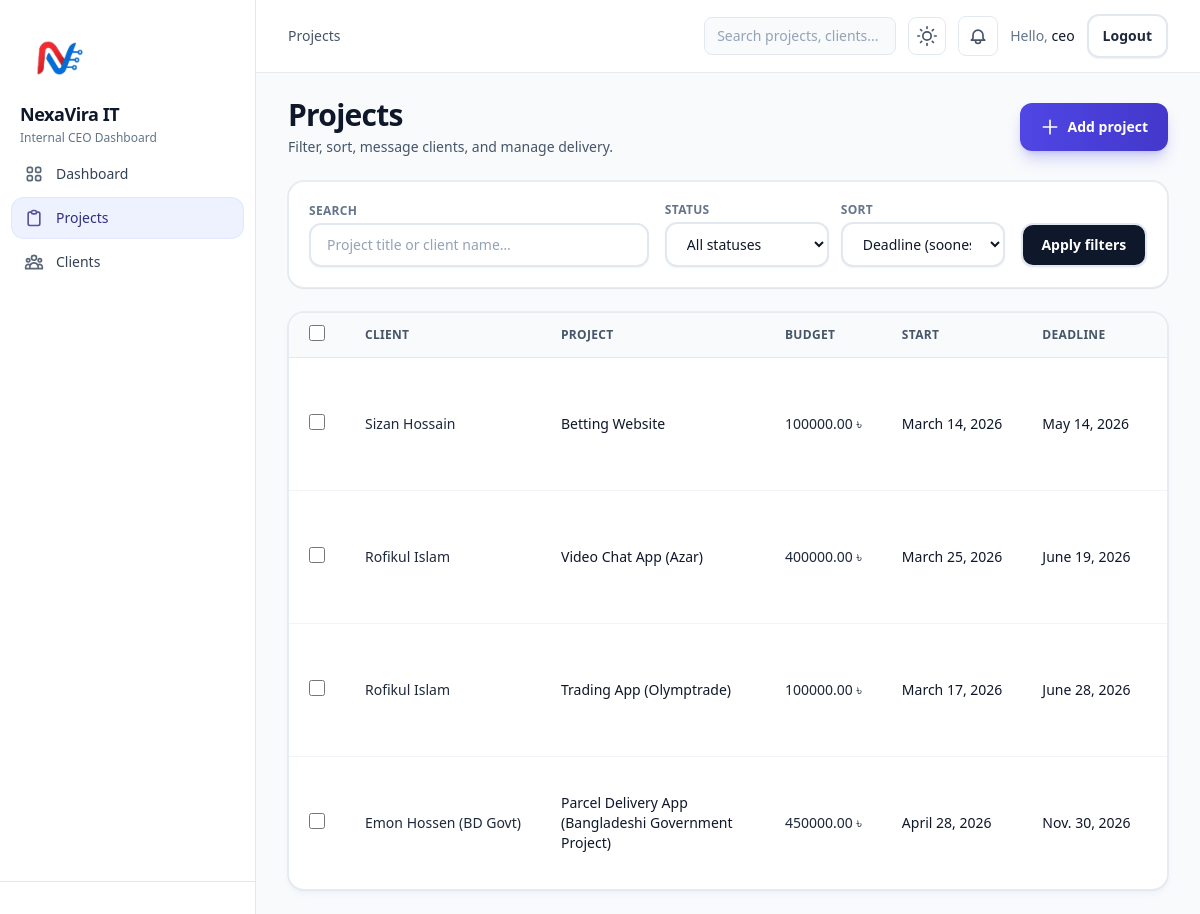
Page /projects/ (signed in) on the committed database.
### projects/models.py (models this page shows, shortened)
class Project(models.Model):
    class Status(models.TextChoices):
        ACTIVE = "active", "Active"
        COMPLETED = "completed", "Completed"
    client = models.ForeignKey(Client, on_delete=models.PROTECT, related_name="projects")
    title = models.CharField(max_length=255)
    description = models.TextField(blank=True, help_text="Project description and notes")
    budget = models.DecimalField(max_digits=12, decimal_places=2, default=0)
    start_date = models.DateField()
    deadline = models.DateField()
    status = models.CharField(max_length=16, choices=Status.choices, default=Status.ACTIVE)
    created_at = models.DateTimeField(auto_now_add=True)
    updated_at = models.DateTimeField(auto_now=True)
    class Meta:
        ordering = ["deadline", "title"]
        indexes = [
            models.Index(fields=["status", "deadline"]),
        ]

### clients/models.py (models this page shows, shortened)
class Client(models.Model):
    name = models.CharField(max_length=255)
    phone = models.CharField(
        max_length=32,
        blank=True,
        help_text="WhatsApp phone in international format (digits only preferred), e.g. 15551234567",
    )
    messenger_username = models.CharField(max_length=255, blank=True)
    created_at = models.DateTimeField(auto_now_add=True)
    updated_at = models.DateTimeField(auto_now=True)
    class Meta:
        ordering = ["name"]

### projects/views.py (the view)
# urls.py: path("", views.ProjectListView.as_view(), name="list"),
class ProjectListView(CeoRequiredMixin, ListView):
    model = Project
    template_name = "projects/list.html"
    context_object_name = "projects"
    paginate_by = 25
    def get_queryset(self):
        qs = Project.objects.select_related("client").all()
        status = (self.request.GET.get("status") or "").strip().lower()
        if status in (Project.Status.ACTIVE, Project.Status.COMPLETED):
            qs = qs.filter(status=status)
        q = (self.request.GET.get("q") or "").strip()
        if q:
            qs = qs.filter(Q(title__icontains=q) | Q(client__name__icontains=q))
        sort = (self.request.GET.get("sort") or "").strip().lower()
        if sort == "deadline":
            qs = qs.order_by("deadline", "title")
        elif sort == "-deadline":
            qs = qs.order_by("-deadline", "title")
        elif sort == "budget":
            qs = qs.order_by("budget", "deadline")
        elif sort == "-budget":
            qs = qs.order_by("-budget", "deadline")
        else:
            qs = qs.order_by("deadline", "title")
        return qs
    def get_context_data(self, **kwargs):
        ctx = super().get_context_data(**kwargs)
        ctx["status_filter"] = (self.request.GET.get("status") or "").strip().lower()
        ctx["q"] = (self.request.GET.get("q") or "").strip()
        ctx["sort"] = (self.request.GET.get("sort") or "").strip().lower()
        return ctx

### accounts/mixins.py (called while the page is built)
    def dispatch(self, request: HttpRequest, *args, **kwargs) -> HttpResponse:
        if not request.user.is_authenticated:
            return redirect(f"{reverse('accounts:login')}?next={request.path}")
        if not request.user.is_active or not request.user.is_superuser:
            return redirect("accounts:login")
        return super().dispatch(request, *args, **kwargs)

### templates/projects/list.html (shortened to what this page needs)
{% extends "base.html" %}
{% load static %}
{% block header %}
  <div class="text-sm font-medium text-slate-600">Projects</div>
{% endblock %}
{% block content %}
  <div class="flex flex-col gap-4 sm:flex-row sm:items-end sm:justify-between">
    <div>
      <h1 class="text-2xl font-bold tracking-tight text-slate-900 dark:text-slate-100 sm:text-3xl">Projects</h1>
      <p class="mt-1 text-sm text-slate-600 dark:text-slate-400">Filter, sort, message clients, and manage delivery.</p>
    </div>
    <a href="{% url 'projects:create' %}"
       class="group inline-flex min-h-[3rem] shrink-0 items-center justify-center gap-2 rounded-xl bg-gradient-to-r from-indigo-600 to-indigo-700 px-5 py-3 text-sm font-semibold text-white shadow-lg shadow-indigo-600/25 transition-all duration-200 hover:from-indigo-700 hover:to-indigo-800 hover:shadow-xl hover:shadow-indigo-600/30 hover:scale-105 focus:outline-none focus:ring-4 focus:ring-indigo-500/40 active:scale-95 sm:self-center">
      <svg class="h-5 w-5 transition-transform group-hover:rotate-90" fill="none" viewBox="0 0 24 24" stroke="currentColor">
        <path stroke-linecap="round" stroke-linejoin="round" stroke-width="2" d="M12 4v16m8-8H4" />
      </svg>
      Add project
    </a>
  </div>
  <form method="get" class="mt-6 grid grid-cols-1 gap-3 rounded-2xl border border-slate-200/80 dark:border-slate-700/80 bg-white dark:bg-slate-800 p-4 shadow-sm dark:shadow-slate-900/40 ring-1 ring-slate-900/5 dark:ring-slate-800 sm:grid-cols-12 sm:items-end sm:gap-4 sm:p-5">
    <div class="sm:col-span-5">
      <label for="filter-q" class="mb-1 block text-xs font-semibold uppercase tracking-wide text-slate-500 dark:text-slate-400">Search</label>
      <input id="filter-q" name="q" value="{{ q }}" placeholder="Project title or client name…"
             class="block w-full min-h-[2.75rem] rounded-xl border-2 border-slate-200 dark:border-slate-600 bg-white dark:bg-slate-700 px-4 py-2.5 text-sm shadow-sm transition placeholder:text-slate-400 dark:placeholder:text-slate-500 dark:text-slate-100 focus:border-indigo-500 focus:outline-none focus:ring-4 focus:ring-indigo-500/20" />
    </div>
    <div class="grid grid-cols-1 gap-3 sm:col-span-5 sm:grid-cols-2">
      <div>
        <label for="filter-status" class="mb-1 block text-xs font-semibold uppercase tracking-wide text-slate-500 dark:text-slate-400">Status</label>
        <select id="filter-status" name="status" class="block w-full min-h-[2.75rem] cursor-pointer rounded-xl border-2 border-slate-200 dark:border-slate-600 bg-white dark:bg-slate-700 dark:text-slate-100 px-4 py-2.5 text-sm shadow-sm focus:border-indigo-500 focus:outline-none focus:ring-4 focus:ring-indigo-500/20">
          <option value="">All statuses</option>
        </select>
      </div>
      <div>
        <label for="filter-sort" class="mb-1 block text-xs font-semibold uppercase tracking-wide text-slate-500 dark:text-slate-400">Sort</label>
        <select id="filter-sort" name="sort" class="block w-full min-h-[2.75rem] cursor-pointer rounded-xl border-2 border-slate-200 dark:border-slate-600 bg-white dark:bg-slate-700 dark:text-slate-100 px-4 py-2.5 text-sm shadow-sm focus:border-indigo-500 focus:outline-none focus:ring-4 focus:ring-indigo-500/20">
          <option value="deadline" {% if sort == 'deadline' or not sort %}selected{% endif %}>Deadline (soonest)</option>
        </select>
      </div>
    </div>
    <div class="sm:col-span-2">
      <button type="submit"
              class="flex w-full min-h-[2.75rem] items-center justify-center rounded-xl border-2 border-slate-200 dark:border-slate-600 bg-slate-900 dark:bg-slate-700 px-4 text-sm font-semibold text-white shadow-sm transition hover:bg-slate-800 dark:hover:bg-slate-600 focus:outline-none focus:ring-4 focus:ring-slate-400/30">
        Apply filters
      </button>
    </div>
  </form>
  <div class="mt-6 overflow-hidden rounded-2xl border border-slate-200/80 dark:border-slate-700/80 bg-white dark:bg-slate-800 shadow-md shadow-slate-200/40 dark:shadow-slate-900/40 ring-1 ring-slate-900/5 dark:ring-slate-800">
    <div class="-mx-px overflow-x-auto sm:mx-0">
      <table class="min-w-[1100px] w-full text-sm">
        <thead>
          <tr class="border-b border-slate-200 dark:border-slate-700 bg-slate-50/90 dark:bg-slate-700/50 text-left text-xs font-semibold uppercase tracking-wide text-slate-600 dark:text-slate-300">
            <th class="whitespace-nowrap px-4 py-3 sm:px-5">
              <input type="checkbox" id="selectAll" class="w-4 h-4 cursor-pointer" title="Select all" />
            </th>
            <th class="whitespace-nowrap px-4 py-3 sm:px-5">Client</th>
            <th class="min-w-[14rem] px-4 py-3 sm:px-5">Project</th>
            <th class="whitespace-nowrap px-4 py-3 sm:px-5">Budget</th>
            <th class="whitespace-nowrap px-4 py-3 sm:px-5">Start</th>
            <th class="whitespace-nowrap px-4 py-3 sm:px-5">Deadline</th>
            <th class="whitespace-nowrap px-4 py-3 sm:px-5">Remaining</th>
          </tr>
        </thead>
        <tbody class="divide-y divide-slate-100 dark:divide-slate-700">
          {% for p in projects %}
            {% with msg="Hello "|add:p.client.name|add:", update for your project '"|add:p.title|add:"': status is "|add:p.get_status_display|add:"." %}
            <tr class="project-row hover:bg-slate-50/80 dark:hover:bg-slate-700/50"
                data-start="{{ p.start_date|date:'Y-m-d' }}"
                data-deadline="{{ p.deadline|date:'Y-m-d' }}"
                data-status="{{ p.status }}"
                data-id="{{ p.id }}">
              <td class="whitespace-nowrap px-4 py-3.5 sm:px-5">
                <input type="checkbox" class="project-checkbox w-4 h-4 cursor-pointer" value="{{ p.id }}" />
              </td>
              <td class="whitespace-nowrap px-4 py-3.5 text-slate-800 dark:text-slate-300 sm:px-5">{{ p.client.name }}</td>
              <td class="px-4 py-3.5 align-center sm:px-5">
                <div class="font-medium text-slate-900 dark:text-slate-100">{{ p.title }}</div>
              </td>
              <td class="whitespace-nowrap px-4 py-3.5 tabular-nums text-slate-800 dark:text-slate-300 sm:px-5">{{ p.budget }} ৳</td>
              <td class="whitespace-nowrap px-4 py-3.5 text-slate-900 dark:text-slate-100 sm:px-5">{{ p.start_date }}</td>
              <td class="whitespace-nowrap px-4 py-3.5 text-slate-900 dark:text-slate-100 sm:px-5">{{ p.deadline }}</td>
              <td class="whitespace-nowrap px-4 py-3.5 sm:px-5">
              </td>
            </tr>
            {% endwith %}
          {% empty %}
            <tr>
              <td colspan="9" class="px-4 py-14 text-center text-slate-500 dark:text-slate-400 sm:px-5">
                No projects match your filters.
              </td>
            </tr>
          {% endfor %}
        </tbody>
      </table>
    </div>
  </div>
{% endblock %}

### templates/base.html (shortened to what this page needs)
{% load static %}
<!doctype html>
<html lang="en" class="h-full scroll-smooth">
  <head>
    <script src="https://cdn.tailwindcss.com"></script>
  </head>
  <body class="min-h-full bg-slate-50 text-slate-900 antialiased dark:bg-slate-950 dark:text-slate-100 {% block body_class %}{% endblock %}">
    <div class="flex min-h-screen flex-col md:flex-row">
      {% if user.is_authenticated %}
        <aside class="hidden md:flex md:w-64 md:flex-col md:shrink-0 md:border-r md:border-slate-200 md:bg-white dark:md:border-slate-700 dark:md:bg-slate-900">
          <div class="p-5 pb-2">
            <img src="{% static 'img/logo.png' %}" class='w-20'>
            <div class="text-lg font-bold tracking-tight text-slate-900 dark:text-slate-100">NexaVira IT</div>
            <div class="mt-0.5 text-xs text-slate-500 dark:text-slate-400">Internal CEO Dashboard</div>
          </div>
          <nav class="flex flex-1 flex-col gap-1 px-3 pb-6" aria-label="Main">
            <a href="{% url 'dashboard:home' %}"
               class="flex items-center gap-3 rounded-xl px-3 py-2.5 text-sm font-medium transition
                      {% if request.resolver_match.namespace == 'dashboard' and request.resolver_match.url_name == 'home' %}
                        bg-indigo-50 text-indigo-900 ring-1 ring-indigo-100 dark:bg-indigo-900/20 dark:text-indigo-300 dark:ring-indigo-800
                      {% else %}
                        text-slate-700 hover:bg-slate-100 dark:text-slate-300 dark:hover:bg-slate-800
                      {% endif %}">
              Dashboard
            </a>
            <a href="{% url 'projects:list' %}"
               class="flex items-center gap-3 rounded-xl px-3 py-2.5 text-sm font-medium transition
                      {% if request.resolver_match.namespace == 'projects' %}
                        bg-indigo-50 text-indigo-900 ring-1 ring-indigo-100 dark:bg-indigo-900/20 dark:text-indigo-300 dark:ring-indigo-800
                      {% else %}
                        text-slate-700 hover:bg-slate-100 dark:text-slate-300 dark:hover:bg-slate-800
                      {% endif %}">
              Projects
            </a>
            <a href="{% url 'clients:list' %}"
               class="flex items-center gap-3 rounded-xl px-3 py-2.5 text-sm font-medium transition
                      {% if request.resolver_match.namespace == 'clients' %}
                        bg-indigo-50 text-indigo-900 ring-1 ring-indigo-100 dark:bg-indigo-900/20 dark:text-indigo-300 dark:ring-indigo-800
                      {% else %}
                        text-slate-700 hover:bg-slate-100 dark:text-slate-300 dark:hover:bg-slate-800
                      {% endif %}">
              Clients
            </a>
          </nav>
          <div class="border-t border-slate-200 dark:border-slate-700 px-3 py-4">
        </aside>
      {% endif %}
      <div class="flex min-h-screen min-w-0 flex-1 flex-col {% if user.is_authenticated %}pb-[calc(4.25rem+env(safe-area-inset-bottom))] md:pb-0{% endif %}">
        <header class="sticky top-0 z-40 border-b border-slate-200/80 bg-white/90 backdrop-blur-md dark:border-slate-700/80 dark:bg-slate-900/90">
          <div class="mx-auto flex max-w-7xl items-center justify-between gap-3 px-4 py-3.5 sm:px-6 lg:px-8">
            <div class="flex min-w-0 flex-1 items-center gap-3">
              <div class="hidden min-w-0 md:block">{% block header %}{% endblock %}</div>
            </div>
            <div class="flex shrink-0 items-center gap-2 sm:gap-3">
              {% if user.is_authenticated %}
                <div class="relative hidden sm:block">
                  <input type="text" placeholder="Search projects, clients..."
                         class="rounded-lg border border-slate-200 dark:border-slate-700 bg-slate-50 dark:bg-slate-800 px-3 py-2 text-sm text-slate-900 dark:text-slate-100 placeholder-slate-400 dark:placeholder-slate-500 focus:outline-none focus:ring-2 focus:ring-indigo-500 w-48" />
                </div>
                <button onclick="toggleDarkMode()"
                        class="inline-flex items-center justify-center rounded-lg border border-slate-200 dark:border-slate-700 bg-white dark:bg-slate-800 p-2 text-slate-600 dark:text-slate-400 hover:bg-slate-50 dark:hover:bg-slate-700 transition"
                        title="Toggle dark mode">
                </button>
                <button id="notificationsButton" class="relative inline-flex h-10 w-10 items-center justify-center rounded-lg border border-slate-200 dark:border-slate-700 bg-white dark:bg-slate-800 text-slate-600 dark:text-slate-300 hover:bg-slate-100 dark:hover:bg-slate-700 transition" aria-label="Open notifications">
                </button>
                <div class="hidden max-w-[12rem] truncate text-right text-sm text-slate-600 dark:text-slate-400 sm:block">
                  <span class="text-slate-500 dark:text-slate-500">Hello,</span> <span class="font-medium text-slate-900 dark:text-slate-100">{{ user.get_username }}</span>
                </div>
                <a href="{% url 'accounts:logout' %}"
                   class="inline-flex min-h-[2.75rem] items-center justify-center rounded-xl border-2 border-slate-200 dark:border-slate-700 bg-white dark:bg-slate-800 px-3.5 text-sm font-semibold text-slate-800 dark:text-slate-200 shadow-sm transition hover:border-slate-300 hover:bg-slate-50 dark:hover:border-slate-600 dark:hover:bg-slate-700 focus:outline-none focus:ring-4 focus:ring-indigo-500/20 dark:focus:ring-indigo-500/30">
                  Logout
                </a>
              {% endif %}
            </div>
          </div>
        </header>
        <main class="mx-auto w-full max-w-7xl flex-1 px-4 py-5 sm:px-6 sm:py-6 lg:px-8 {% block main_extra_class %}{% endblock %}">
          {% block content %}{% endblock %}
        </main>
      </div>
    </div>
  </body>
</html>

### templates/base.html (style rules this page uses)
input[type="text"], input[type="email"], input[type="number"], input[type="date"], input[type="password"], textarea, select { @apply block min-h-[2.75rem] w-full rounded-xl border-2 border-slate-200 bg-white px-4 py-2.5 text-sm shadow-sm transition placeholder:text-slate-400 focus:border-indigo-500 focus:outline-none focus:ring-4 focus:ring-indigo-500/20; }
select option { @apply bg-white text-slate-900; }

### rows in the picture
Project: client.name "Sizan Hossain", title "Betting Website", budget "100000.00", start_date "March 14, 2026", deadline "May 14, 2026"
Project: client.name "Rofikul Islam", title "Video Chat App (Azar)", budget "400000.00", start_date "March 25, 2026", deadline "June 19, 2026"
Project: client.name "Rofikul Islam", title "Trading App (Olymptrade)", budget "100000.00", start_date "March 17, 2026", deadline "June 28, 2026"
Project: client.name "Emon Hossen (BD Govt)", title "Parcel Delivery App (Bangladeshi Government Project)", budget "450000.00", start_date "April 28, 2026", deadline "Nov. 30, 2026"

### other values in the picture
{{ user.get_username }} "ceo"
